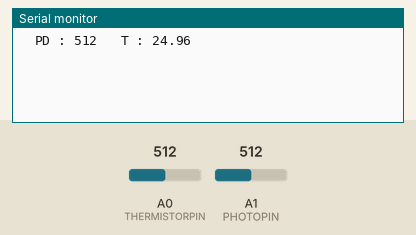
A sketch run on a simulated Arduino Uno, built with avr-gcc and run on an emulated ATmega328P. Parts: the last lines printed to the serial monitor. The test bench sets the inputs (shaded band); at power-on: A0 (THERMISTORPIN) = 512, A1 (PHOTOPIN) = 512.

Above: at 1.2 s.
1.3 s: A0 (THERMISTORPIN) set to 716
At 2.6 s:
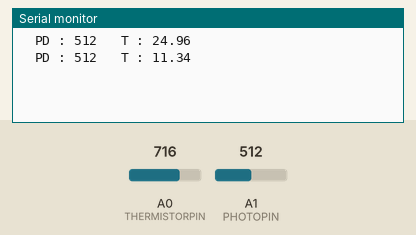
2.8 s: A1 (PHOTOPIN) set to 716
At 4.0 s:
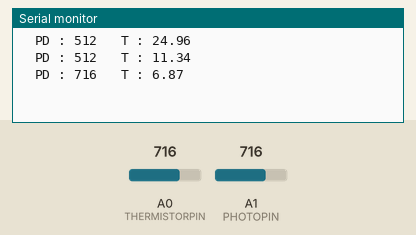
4.3 s: A0 (THERMISTORPIN) set to 900
At 4.3 s:
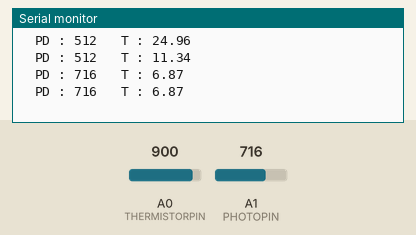
5.8 s: A1 (PHOTOPIN) set to 900
At 7.2 s:
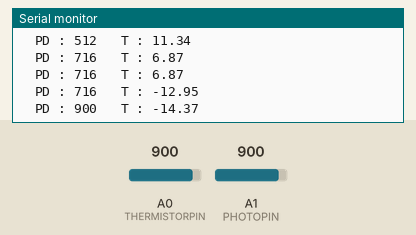
Timing chart, 0 to 8.3 s (numbered marks = the images above; inputs shaded):
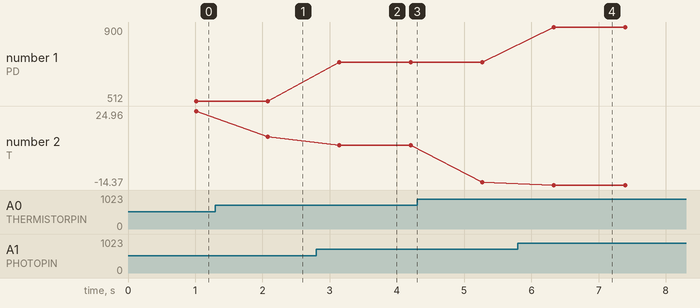

Measured:
- after the input at 1.3 s, the serial monitor: prints a new line after 0.78 s (image 1)
- after the input at 2.8 s, the serial monitor: prints a new line after 0.34 s (image 2)
- after the input at 5.8 s, the serial monitor: prints a new line after 0.53 s (image 4)
- plotted number 1: 512 → 716 after the input at 2.8 s, 716 → 900 after the input at 5.8 s
- plotted number 2: 24.96 → 11.34 after the input at 1.3 s, 6.87 → -12.95 after the input at 4.3 s

The sketch:

tec_driver.ino
```cpp
#include <math.h>

// ____________ TEMPERATURE CONVERTER SETTINGS ______________
#define PHOTOPIN A1
// which analog pin to connect
#define THERMISTORPIN A0
// resistance at 25 degrees C
#define THERMISTORNOMINAL 10000
// temp. for nominal resistance (almost always 25 C)
#define TEMPERATURENOMINAL 25
// how many samples to take and average, more takes longer
// but is more 'smooth'
#define NUMSAMPLES 100
// The beta coefficient of the thermistor (usually 3000-4000)
#define BCOEFFICIENT 3900
// the value of the 'other' resistor
#define SERIESRESISTOR 10000
// Operating Temperature (C)


// ___________ TEC CONTROL SETTINGS ______________

#define TREF 30
// Fine control Temperature range (C)
#define DELTA 3
// Max drive current (0 to 1000 mA)
#define Imax 200
// which analog pin to send Current
#define DRIVERPIN A2
// Set pins
// Current out pin: Currently A2 with 0 to 1000 mA with 0 to 1000 bits (CLEARLY BAD, just coding purpose)


uint16_t samples[NUMSAMPLES];

void setup(void) {
  Serial.begin(9600);
  analogReference(EXTERNAL);
}

void loop(void) {
  uint8_t i;
  int sendBits;

  // _________________ TEMPERATURE CONVERTER _________________
  float average;

  // take N samples in a row, with a slight delay
  for (i=0; i< NUMSAMPLES; i++) {
   samples[i] = analogRead(THERMISTORPIN);
   delay(10);
  }

  // average all the samples out
  average = 0;
  for (i=0; i< NUMSAMPLES; i++) {
     average += samples[i];
  }
  average /= NUMSAMPLES;

  average = 1023 / average - 1;
  average = SERIESRESISTOR / average;

  float steinhart;
  float Tmeas;
  steinhart = average / THERMISTORNOMINAL;     // (R/Ro)
  steinhart = log(steinhart);                  // ln(R/Ro)
  steinhart /= BCOEFFICIENT;                   // 1/B * ln(R/Ro)
  steinhart += 1.0 / (TEMPERATURENOMINAL + 273.15); // + (1/To)
  Tmeas = 1.0 / steinhart;                 // Invert
  Tmeas -= 273.15;                         // convert to C

//  // _____________________ TEC CONTROLLER ________________________
//   float sendCurrent;
//   float Err = Tmeas - float(TREF);
//
//   if( Err > DELTA)    // cooling at max  - positive voltage
//       {
//          sendCurrent = Imax;
//       }
//
//   if(Err < DELTA)   // cooling at fine tuning
//       {
//          // PID or other control
//          sendCurrent =  fscale( 0, DELTA, 0, Imax, Err, 0);        // Map Error from (0:DELTA) to (0:Imax) scale. Last argument is the map Curve (0 = linear).
//          constrain(sendCurrent, 0, Imax);
//       }
//
//   // _____________ Send Current ________________
//   sendBits = int(sendCurrent * 1023/1000);                               // CONVERT Current to Bits (sendCurrent in mA) [Ex: B = I * 4096/1000] for 1000mA = 4096 bits
//   // analogWrite(DRIVERPIN, sendBits);
//
//   Serial.print("Error ");
//   Serial.print(Err);
   Serial.print("  PD : ");
   Serial.print(analogRead(PHOTOPIN));
   Serial.print("   T : ");
   Serial.println(Tmeas);

   delay(50);
}

// __________ END __________


// -------------------------
// ____ fscale FUNCTION ____

float fscale( float originalMin, float originalMax, float newBegin, float
newEnd, float inputValue, float curve){

  float OriginalRange = 0;
  float NewRange = 0;
  float zeroRefCurVal = 0;
  float normalizedCurVal = 0;
  float rangedValue = 0;
  boolean invFlag = 0;


  // condition curve parameter
  // limit range

  if (curve > 10) curve = 10;
  if (curve < -10) curve = -10;

  curve = (curve * -.1) ; // - invert and scale - this seems more intuitive - postive numbers give more weight to high end on output
  curve = pow(10, curve); // convert linear scale into lograthimic exponent for other pow function

  /*
   Serial.println(curve * 100, DEC);   // multply by 100 to preserve resolution
   Serial.println();
   */

  // Check for out of range inputValues
  if (inputValue < originalMin) {
    inputValue = originalMin;
  }
  if (inputValue > originalMax) {
    inputValue = originalMax;
  }

  // Zero Refference the values
  OriginalRange = originalMax - originalMin;

  if (newEnd > newBegin){
    NewRange = newEnd - newBegin;
  }
  else
  {
    NewRange = newBegin - newEnd;
    invFlag = 1;
  }

  zeroRefCurVal = inputValue - originalMin;
  normalizedCurVal  =  zeroRefCurVal / OriginalRange;   // normalize to 0 - 1 float

  /*
  Serial.print(OriginalRange, DEC);
   Serial.print("   ");
   Serial.print(NewRange, DEC);
   Serial.print("   ");
   Serial.println(zeroRefCurVal, DEC);
   Serial.println();
   */

  // Check for originalMin > originalMax  - the math for all other cases i.e. negative numbers seems to work out fine
  if (originalMin > originalMax ) {
    return 0;
  }

  if (invFlag == 0){
    rangedValue =  (pow(normalizedCurVal, curve) * NewRange) + newBegin;

  }
  else     // invert the ranges
  {
    rangedValue =  newBegin - (pow(normalizedCurVal, curve) * NewRange);
  }

  return rangedValue;
}
```
